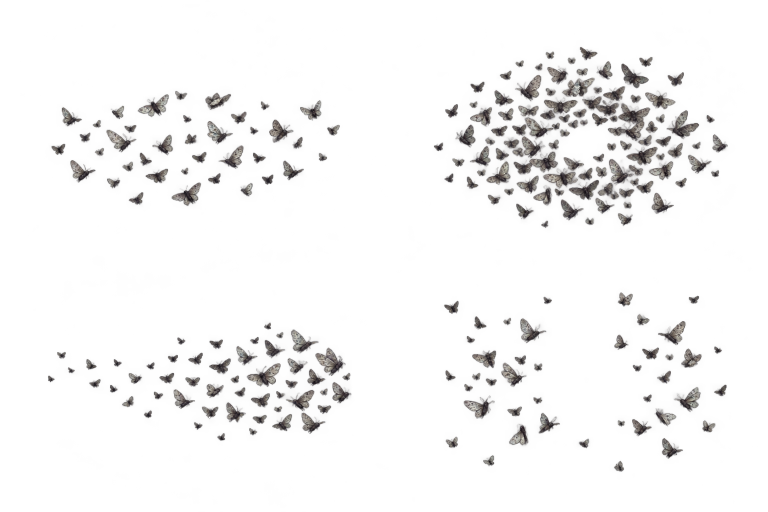
#> input picture tools/art/direction-v370/history/v369-ashmoth-art/originals/ashmoth-four-states-v1.png, 1536 x 1024 px (shown at 1/2 size)
$ python analyze-source.py
#> lines starting #> are read from the running program, lines starting #| are printed output that depends on the picture; after the words box and inside, x2 and y2 are one past the last pixel; in counts of white or black regions, pixels touching at a corner belong together
#!/usr/bin/env python3
"""Read-only source PNG analysis. Writes JSON only; no image edits/exports/resampling."""
from pathlib import Path
import hashlib, json
import numpy as np
from PIL import Image
from scipy import ndimage
ROOT=Path(__file__).resolve().parent
SOURCE=ROOT/'originals/ashmoth-four-states-v1.png'
arr=np.asarray(Image.open(SOURCE).convert('RGBA'))
#> arr is the input picture: shape (1024, 1536, 4); mean R, G, B, A 36.6, 34.3, 33.6, 16.1
a=arr[:,:,3];height,width=a.shape
#> after `a = arr[:, :, 3]`:
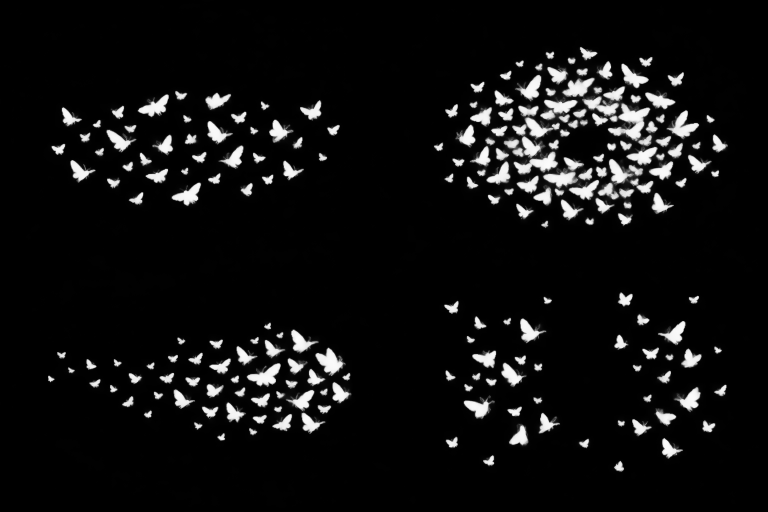
#> a: shape (1024, 1536) (shown at 1/2 size); min 0, max 253, mean 16.1
#> after `height, width = a.shape`: height = 1024; width = 1536

def bounds(mask,x=0,y=0):
    yy,xx=np.nonzero(mask)
    return [int(xx.min()+x),int(yy.min()+y),int(xx.max()+x+1),int(yy.max()+y+1)] if len(xx) else None

def stat(mask):
    labels,n=ndimage.label(mask)
    sizes=np.bincount(labels.ravel())[1:]
    return {'pixels':int(mask.sum()),'components':int(n),'componentsAtLeast8Pixels':int((sizes>=8).sum()),'componentsAtLeast32Pixels':int((sizes>=32).sum())}

hist=np.bincount(a.ravel(),minlength=256)
#> hist = 256 values, max 1146865 at index 0, min 0 at index 254, mean 6144
edge=np.concatenate([a[0,:],a[-1,:],a[1:-1,0],a[1:-1,-1]])
#> edge = 5116 values, max 1 at index 375, min 0 at index 0, mean 0.0596
whole={'path':str(SOURCE),'sha256':hashlib.sha256(SOURCE.read_bytes()).hexdigest(),'sourceSize':[width,height],'mode':'RGBA','alphaExtrema':[int(a.min()),int(a.max())],'alphaHistogram':hist.tolist(),'nonzeroCanvasEdgePixels':int((edge>0).sum()),'canvasEdgeAlphaMaximum':int(edge.max()),'canvasEdgeAlphaAtLeast8':int((edge>=8).sum()),'thresholds':{str(t):{'bboxXYXY':bounds(a>=t),**stat(a>=t)} for t in [1,8,16,32,128,240]}}
#> in bounds, `yy,xx=np.nonzero(mask)`:
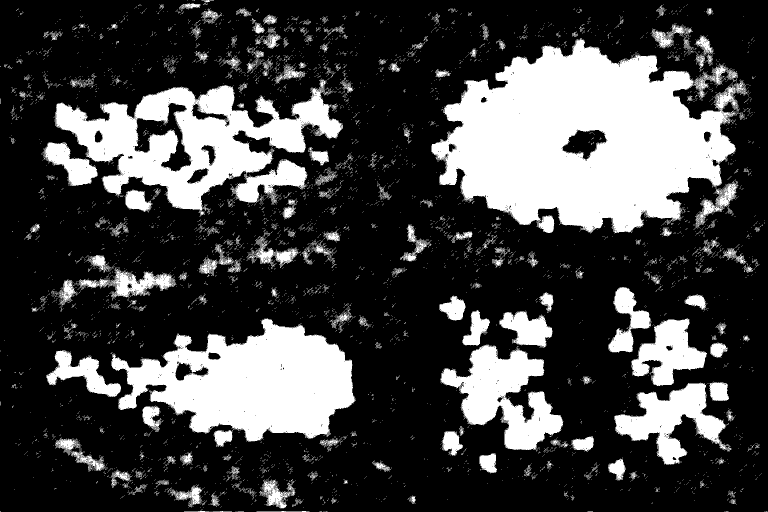
#> mask: shape (1024, 1536) bool (shown at 1/2 size); 27.1% white; 11895 white regions (11695 under 20 px), largest, box (x1, y1, x2, y2) and area: (863, 76, 1494, 467) 152283, (223, 637, 712, 884) 70071, (111, 170, 686, 432) 67481
#> in stat, `labels,n=ndimage.label(mask)`: labels: shape (1024, 1536) int32; 15004 distinct labels, from 0 to 15003
#> in stat, `labels,n=ndimage.label(mask)`: n = 15003
#> in stat, `sizes=np.bincount(labels.ravel())[1:]`: sizes = 15003 values, max 150415 at index 1378, min 1 at index 0, mean 28.39
#> in bounds (call 2), `yy,xx=np.nonzero(mask)`: mask: shape (1024, 1536) bool; 10.6% white; 209 white regions (55 under 20 px), largest, box (x1, y1, x2, y2) and area: (939, 126, 1399, 453) 67429, (552, 759, 653, 868) 3581, (493, 679, 573, 775) 3090
#> in stat (call 2), `labels,n=ndimage.label(mask)`: labels: shape (1024, 1536) int32; 301 distinct labels, from 0 to 300
#> in bounds (call 3), `yy,xx=np.nonzero(mask)`: mask: shape (1024, 1536) bool; 9.3% white; 194 white regions (18 under 20 px), largest, box (x1, y1, x2, y2) and area: (972, 136, 1347, 429) 43073, (552, 779, 652, 868) 2787, (630, 695, 692, 753) 1971
#> in stat (call 3), `labels,n=ndimage.label(mask)`: labels: shape (1024, 1536) int32; 246 distinct labels, from 0 to 245
#> in bounds (call 4), `yy,xx=np.nonzero(mask)`: mask: shape (1024, 1536) bool; 8.4% white; 210 white regions (13 under 20 px), largest, box (x1, y1, x2, y2) and area: (1007, 209, 1199, 401) 11891, (1123, 155, 1330, 332) 10876, (1195, 317, 1308, 400) 4252
#> in stat (call 4), `labels,n=ndimage.label(mask)`: labels: shape (1024, 1536) int32; 238 distinct labels, from 0 to 237
#> in bounds (call 5), `yy,xx=np.nonzero(mask)`: mask: shape (1024, 1536) bool; 6.3% white; 266 white regions (40 under 20 px), largest, box (x1, y1, x2, y2) and area: (1216, 207, 1300, 281) 2520, (1028, 304, 1116, 348) 1681, (631, 696, 687, 751) 1542
#> in stat (call 5), `labels,n=ndimage.label(mask)`: labels: shape (1024, 1536) int32; 306 distinct labels, from 0 to 305
#> in bounds (call 6), `yy,xx=np.nonzero(mask)`: mask: shape (1024, 1536) bool; 2.6% white; 809 white regions (662 under 20 px), largest, box (x1, y1, x2, y2) and area: (500, 728, 560, 769) 1027, (634, 700, 683, 745) 1006, (347, 367, 400, 408) 845
#> in stat (call 6), `labels,n=ndimage.label(mask)`: labels: shape (1024, 1536) int32; 1069 distinct labels, from 0 to 1068
states=[]
for name,role,(x,y,w,h) in [
    ('loose','loose restless environmental swarm',(0,0,768,512)),
    ('dense','concentration around an unpainted attractor',(768,0,768,512)),
    ('moving','one asymmetric right-weighted stream state',(0,512,768,512)),
    ('dispersing','thin outward-scattering state',(768,512,768,512))]:
    q=a[y:y+h,x:x+w]
    ts={str(t):{'bboxSourceXYXY':bounds(q>=t,x,y),**stat(q>=t)} for t in [1,8,16,32,128,240]}
    bx0,by0,bx1,by1=ts['8']['bboxSourceXYXY']
    pad=8;cx=max(x,bx0-pad);cy=max(y,by0-pad);cx1=min(x+w,bx1+pad);cy1=min(y+h,by1+pad)
    region=arr[cy:cy1,cx:cx1]
    # Only hashes/numeric measurements of memory crops; no crop PNG is written.
    yy,xx=np.nonzero(q>=16);weights=q[yy,xx].astype(float)
    centroid=[float(np.average(xx+x,weights=weights)),float(np.average(yy+y,weights=weights))]
    maskinside=np.zeros_like(q,dtype=bool);maskinside[cy-y:cy1-y,cx-x:cx1-x]=True
    states.append({'state':name,'meaning':role,'nominalQuadrantXYWH':[x,y,w,h],'thresholds':ts,
      'cropProposalXYWH':[cx,cy,cx1-cx,cy1-cy],'cropDerivation':'alpha >=8 bounding box plus eight original pixels, no mask/cleanup/resampling',
      'croppedRGBASHA256':hashlib.sha256(region.tobytes()).hexdigest(),
      'outsideCropAlphaAtLeast8Pixels':int(((q>=8)&~maskinside).sum()),'outsideCropAlpha1to7Pixels':int(((q>0)&(q<8)&~maskinside).sum()),
      'regionCenterSourceXY':[(bx0+bx1)/2,(by0+by1)/2],'alpha16WeightedCentroidSourceXY':centroid,
      'anchorSemantics':'Airborne swarm region center only. No foot/ground contact, real light position or biological COM is observed.',
      'newAnimationFrames':0,'uniqueStaticStateRegions':1,'runtimeRegistered':False})
#> this loop made 4 passes
#> (bx0, by0, bx1, by1, cx, cy, cx1) on passes 1 to 4: (101, 180, 680, 413, 93, 172, 688), (867, 93, 1456, 457, 859, 85, 1464), (95, 644, 703, 882, 87, 636, 711), (887, 584, 1454, 944, 879, 576, 1462)
#> pass 1, in stat (call 7), `labels,n=ndimage.label(mask)`:
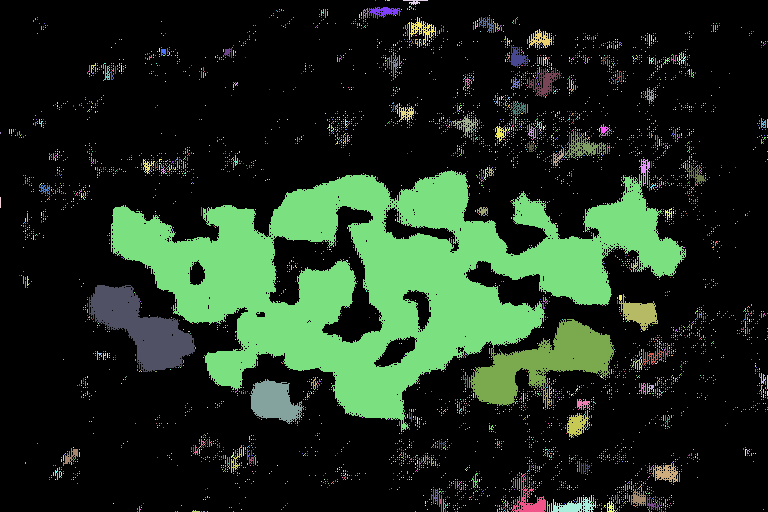
#> labels: shape (512, 768) int32; 5625 distinct labels, from 0 to 5624; one colour per label, 0 black
#> pass 1, in stat (call 8), `labels,n=ndimage.label(mask)`:
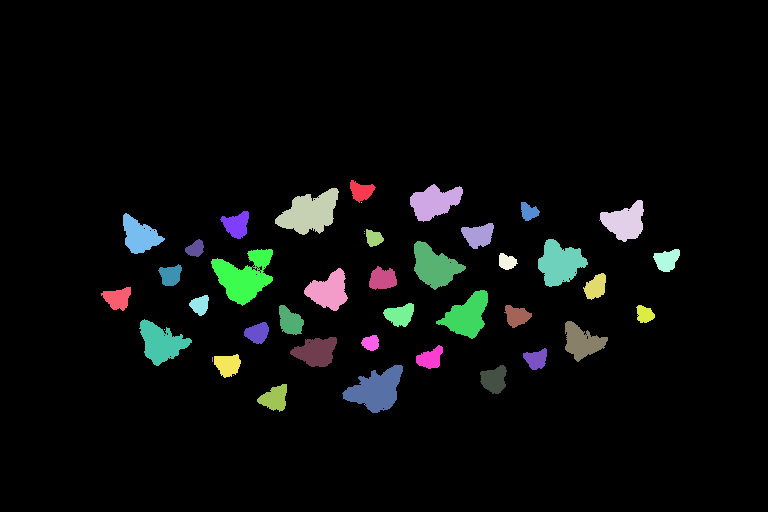
#> labels: shape (512, 768) int32; 50 distinct labels, from 0 to 49; one colour per label, 0 black
#> pass 1, in stat (call 9), `labels,n=ndimage.label(mask)`:
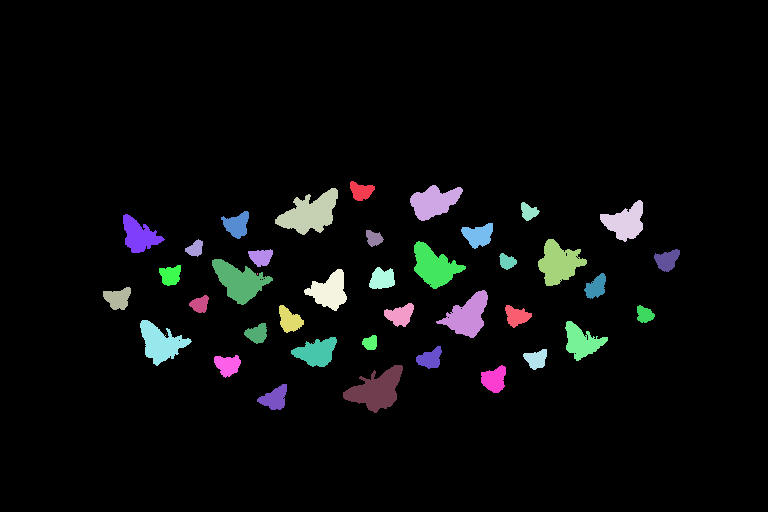
#> labels: shape (512, 768) int32; 43 distinct labels, from 0 to 42; one colour per label, 0 black
#> after the loop:
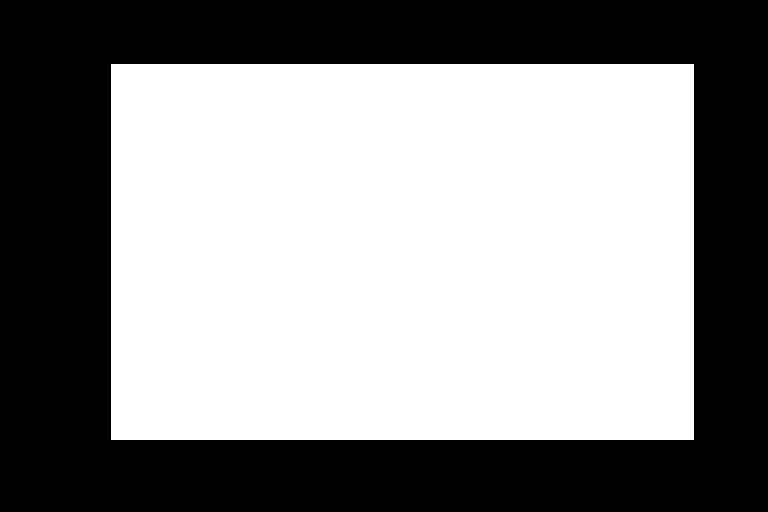
#> maskinside: shape (512, 768) bool; 55.7% white; 1 black region, box (x1, y1, x2, y2) and area: (0, 0, 768, 512) 174008
#> after the loop:
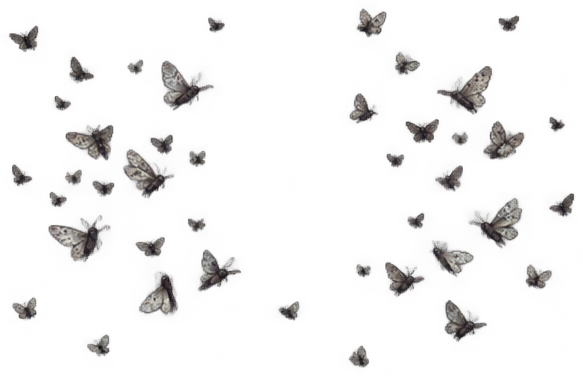
#> region: shape (376, 583, 4); mean R, G, B, A 58.6, 55.2, 54, 19.6; transparent parts drawn white
#> after the loop, states = 4 items
gutters={}
for name,q in [('vertical_x720_816',a[:,720:816]),('horizontal_y470_550',a[470:550,:])]:
    gutters[name]={'nonzeroPixels':int((q>0).sum()),'alphaAtLeast8Pixels':int((q>=8).sum()),'alphaAtLeast16Pixels':int((q>=16).sum()),'maximumAlpha':int(q.max())}
#> this loop made 2 passes
#> name on passes 1 to 2: 'vertical_x720_816', 'horizontal_y470_550'
#> after the loop, gutters = 2 items
result={'format':1,'wholeSource':whole,'states':states,'gutters':gutters,'countCaution':'Connected components are image topology, not moth counts. Wing/body overlap or alpha threshold can merge/split insects. Visual samples do not encode actor population, health or density units.','imageMutationCount':0,'imageOutputCount':0}
(ROOT/'alpha-analysis.json').write_text(json.dumps(result,ensure_ascii=False,indent=2)+'\n')
print(json.dumps({'sourceSHA':whole['sha256'],'canvasEdge':{k:v for k,v in whole.items() if 'Edge' in k},'states':[{k:s[k] for k in ['state','cropProposalXYWH','regionCenterSourceXY','outsideCropAlpha1to7Pixels']} for s in states],'gutters':gutters},ensure_ascii=False,indent=2))
#> (printed output is left out)
